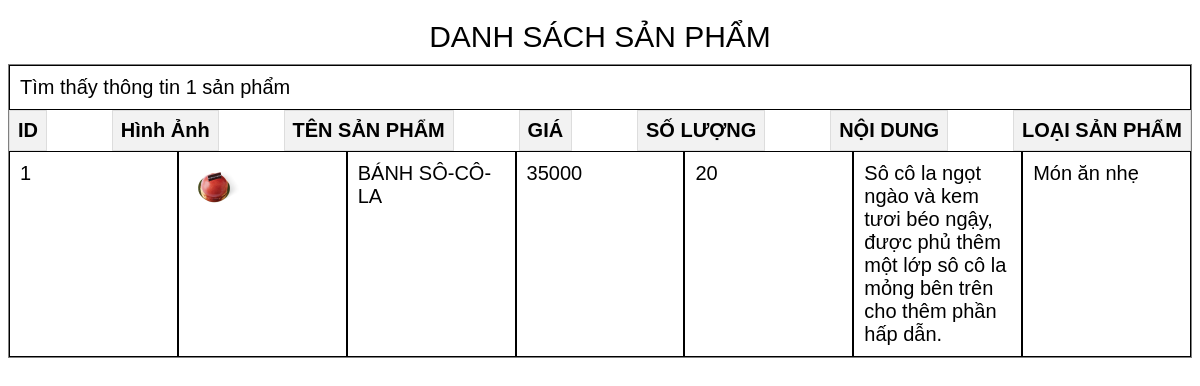
The app's page /admin/product/search.php?tukhoa=BÁNH SÔ-CÔ-LA with its own data.
### tables this page shows
CREATE TABLE `product` (
  `id` int(11) NOT NULL,
  `title` varchar(200) NOT NULL,
  `price` float NOT NULL,
  `number` float NOT NULL,
  `thumbnail` varchar(500) NOT NULL,
  `content` text NOT NULL,
  `id_category` int(11) NOT NULL
);

CREATE TABLE `category` (
  `id` int(11) NOT NULL,
  `name` varchar(50) NOT NULL
);

### admin/product/search.php (the view, shortened to what this page needs)
<?php
require_once '../database/connect.php';
if (isset($_GET["tukhoa"])) {
    $tukhoa = $_GET["tukhoa"];
    $tukhoa = mysqli_real_escape_string($conn, $tukhoa);
    $sql = "SELECT product.id, title, price, thumbnail, number, content, category.name as category_name
            FROM product
            JOIN category ON product.id_category = category.id
            WHERE title LIKE '%$tukhoa%' OR product.id LIKE '%$tukhoa%'";
    $rs = mysqli_query($conn, $sql) or die(mysqli_error($conn));
    if (mysqli_num_rows($rs) > 0) {
        ?>
        <html>
        <head>
            <link rel="stylesheet" href="CSS/style.css" type="text/css"/>
        </head>
        <body>
        <table border="1">
            <caption class="caption_1">DANH SÁCH SẢN PHẨM</caption>
            <tr>
                <td colspan="7">
                    <?php echo "Tìm thấy thông tin " . mysqli_num_rows($rs) . " sản phẩm"?>
                </td>
            </tr>
            <tr>
                <th>ID</th>
                <th>Hình Ảnh</th>
                <th>TÊN SẢN PHẨM</th>
                <th>GIÁ</th>
                <th>SỐ LƯỢNG</th>
                <th>NỘI DUNG</th>
                <th>LOẠI SẢN PHẨM</th>
            </tr>
            <?php while ($row = mysqli_fetch_assoc($rs)) { ?>
                <tr>
                    <td><?php echo $row["id"] ?></td>
                    <td>
                        <img src="<?php echo $row["thumbnail"] ?>" alt="Thumbnail" style="width: 50px">
                    </td>
                    <td><?php echo $row["title"] ?></td>
                    <td><?php echo $row["price"] ?></td>
                    <td><?php echo $row["number"] ?></td>
                    <td><?php echo $row["content"] ?></td>
                    <td><?php echo $row["category_name"] ?></td>
                </tr>
            <?php } ?>
        </table>
        </body>
        </html>
        <?php
    } else {
        echo "Không có dữ liệu sản phẩm nào";
    }
}
?>

### admin/statistics_list/style.css (style rules this page uses)
table { font-size: 20px; width: 100%; border-collapse: collapse; }
table tr { display: flex; justify-content: space-between; text-align: center; width: 100%; }
table tr td { flex: 1; padding: 10px; border: 1px solid black; box-sizing: border-box; }

### admin/product/search.php (style rules this page uses)
body { font-family: Arial, sans-serif; }
table { width: 100%; border-collapse: collapse; margin-top: 20px; }
caption { font-size: 1.5em; margin-bottom: 10px; }
th, td { border: 1px solid #ddd; padding: 8px; text-align: left; }
th { background-color: #f2f2f2; }
img { max-width: 50px; height: auto; }

### records on screen
product: id "1", thumbnail (picture), title "BÁNH SÔ-CÔ-LA", price "35000", number "20", content "Sô cô la ngọt ngào và kem tươi béo ngậy, được phủ thêm một lớp sô cô la mỏng bên trên cho thêm phần hấp dẫn.", id_category.name "Món ăn nhẹ"

### other values on screen
mysqli_num_rows($rs) "1"
